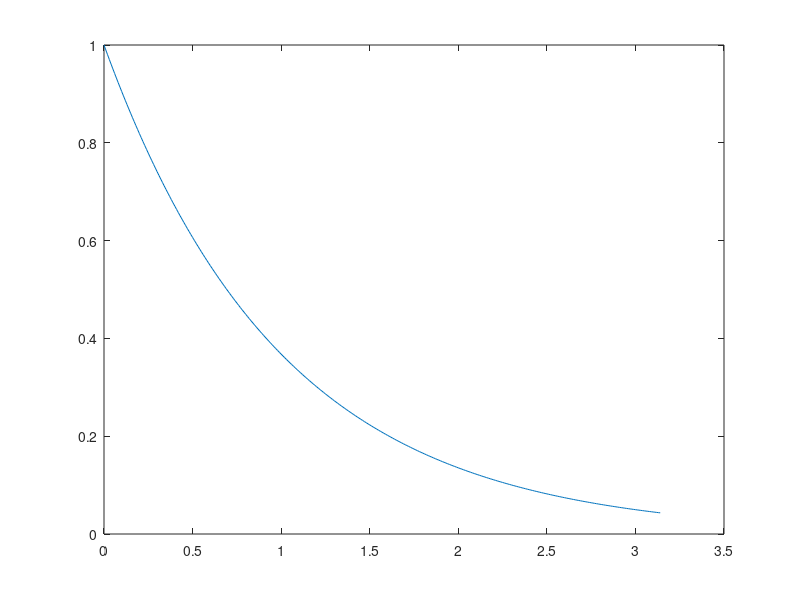
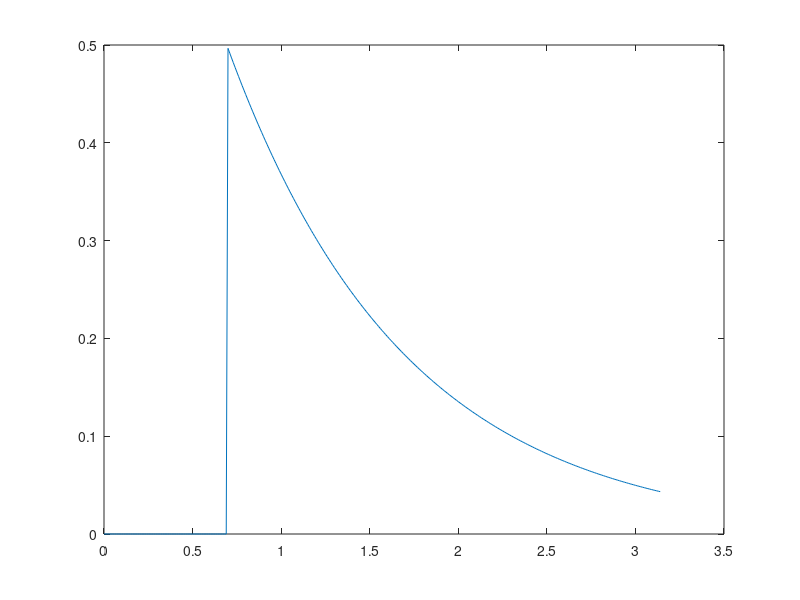

Recreate these plots in MATLAB, in order.
%% =========== BLIJF VAN HET ONDERSTAANDE CODE COMMENTAAR AF! =============
%                    |34e6786809f06dfaf7ab5f0c1c74677c|
%                            1811231301
%
% LEES DE VOLGENDE REGELS:
%
% 1 -   De volgende AANGEMAAKTE onderdelen mag je NIET aanpassen:
%                           A: Bestandsnamen
%                           B: Commentaar bij de code
%                           C: Folders en folderstructuur
%       Doe je dat toch dan krijg je GEEN punten voor deze opdracht.
% 2 -   Als dit bestand niet uit te voeren valt, bijvoorbeeld doordat je
%       tijdens het uitvoeren een foutmelding krijgt, krijg je GEEN punten!
% 3 -   Elke variabele waar 'NaN' aan is toegekend moet JIJ bewerken.
% 4 -   Je maakt de opdracht in dit bestand. Vul het bestand alleen aan met
%       voor de opdracht nuttige code. Doe je dit niet, dan kan dat een
%       vermindering van het te verdienen aantal punten tot gevolg hebben.
% 5 -   Door JOU geschreven commentaarregels (met %% of %) worden niet
%       door ons gelezen of gebruikt. 
% 6 -   Matlab is case-sensitive (hoofdlettergevoelig). De 
%       variabelen: 'aa', 'aA', 'Aa' en 'AA' zijn allemaal verschillend. 
%       Let dus goed op!
% 7 -   Als je programma een eeuwige-lus bevat (lees: nooit stopt met
%       uitvoeren) krijg je GEEN punten.
% 
% Opdrachtbeschrijving:
% Deze opdracht bestaat uit het schrijven/aanvullen van een SCRIPT. De
% specifieke opdracht staat hieronder.
%
% LET OP!
% Exacte naamgeving is heel belangrijk! Merk bv. het verschil op tussen
% de twee variabelen: 'mekker' en de variabele 'Mekker'. Matlab maakt dus 
% onderscheid tussen kleine letters en hoofdletters.
%
%% =========== BLIJF VAN HET BOVENSTAANDE CODE COMMENTAAR AF! =============
 
%% Opdracht 3
% Hieronder staat code waarmee je een grafiek van een inverse logaritmische 
% functie tekent. Maak een nieuw figuur aan. Maak alle waarden in 'signaal'
% die groter dan 0.5 gelijk aan nul. 
% Ken die aangepaste vector toe aan een variabele 'data'. 
% Plot 'data' met de bijbehorende tijdstippen in het nieuwe figure. 

close all
t = 0:0.01:pi;
signaal = 1./exp(t);
plot(t,signaal)

signaal(signaal > 0.5) = 0;
data = signaal;
figure
plot(t,data)
